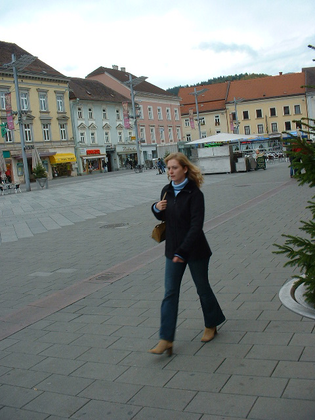
%> input picture image feature/pics/person.png, 315 x 420 px, shrunk from 480 x 640 before the run
$ octave originalLBP.m   (GNU Octave 9; MATLAB toolbox functions it lacks are replaced by stand-ins)
%> lines starting %> are read from the running program, lines starting %| are printed output that depends on the picture
% 原始LBP算子（Ojala在1994年提出）
close all; clear; clc;
img = imread('../pics/person.png');
%> img is the input picture: size 420x315x3 uint8; mean R, G, B 125.1, 130.4, 127.5
if size(img,3) == 3
    img = rgb2gray(img);
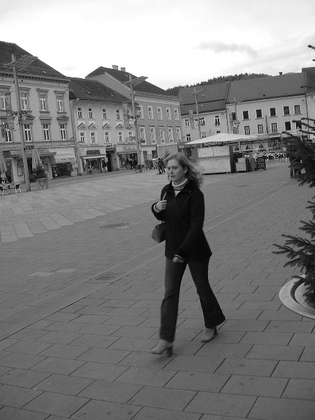
%> img: size 420x315 uint8; min 0, max 255, mean 128.5
end
img = double(img);
%> img: size 420x315 double
[rows,cols] = size(img);
%> rows = 420; cols = 315
trans_seque = zeros(1,8);
for k = 1:8
    trans_seque(k) = 2^(8-k);    % 二进制转十进制的权重序列
end
LBP_val = zeros(rows,cols);
for i = 2:rows-1
    for j = 2:cols-1
        block = [img(i-1,j-1),img(i-1,j),img(i-1,j+1),img(i,j+1),...
            img(i+1,j+1),img(i+1,j),img(i+1,j-1),img(i,j-1)];
        bin_seque = block > img(i,j);    % 得到二进制LBP描述子
        LBP_val(i,j) = sum(bin_seque.*trans_seque);    % 将值转化值0~255
    end
end
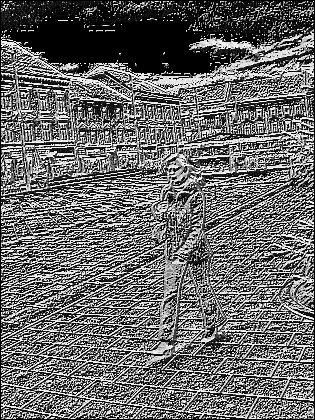
%> LBP_val: size 420x315 double; min 0, max 255, mean 104.8
figure; imshow(uint8(LBP_val));

$ run again, with image feature/pics/2.png copied over image feature/pics/person.png
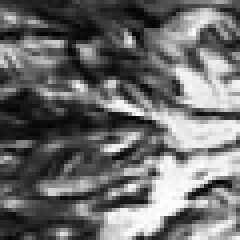
%> input picture image feature/pics/2.png, 60 x 60 px (shown 4 times larger)
%> img is the input picture: size 60x60x3 uint8; min 2, max 255, mean 108
%> after the loop `for i = 2:rows-1`:
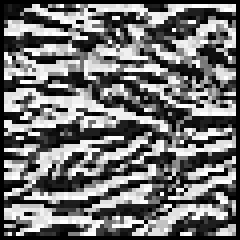
%> LBP_val: size 60x60 double (shown 4 times larger); min 0, max 255, mean 114.1

$ run again, with image feature/pics/3.png copied over image feature/pics/person.png
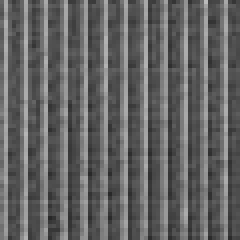
%> input picture image feature/pics/3.png, 60 x 60 px (shown 4 times larger)
%> img is the input picture: size 60x60x3 uint8; min 40, max 187, mean 99.7
%> after the loop `for i = 2:rows-1`:
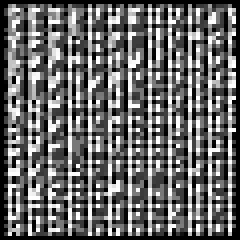
%> LBP_val: size 60x60 double (shown 4 times larger); min 0, max 255, mean 106.8
